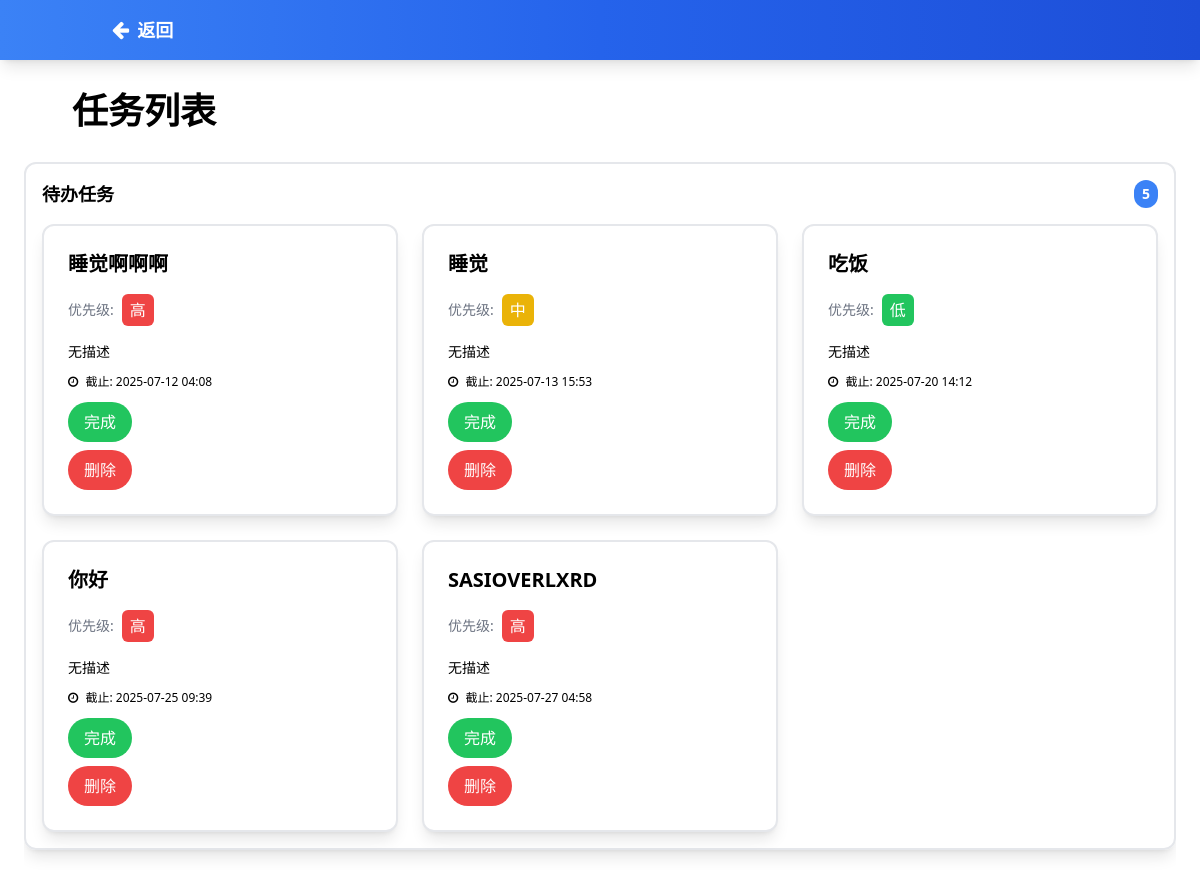
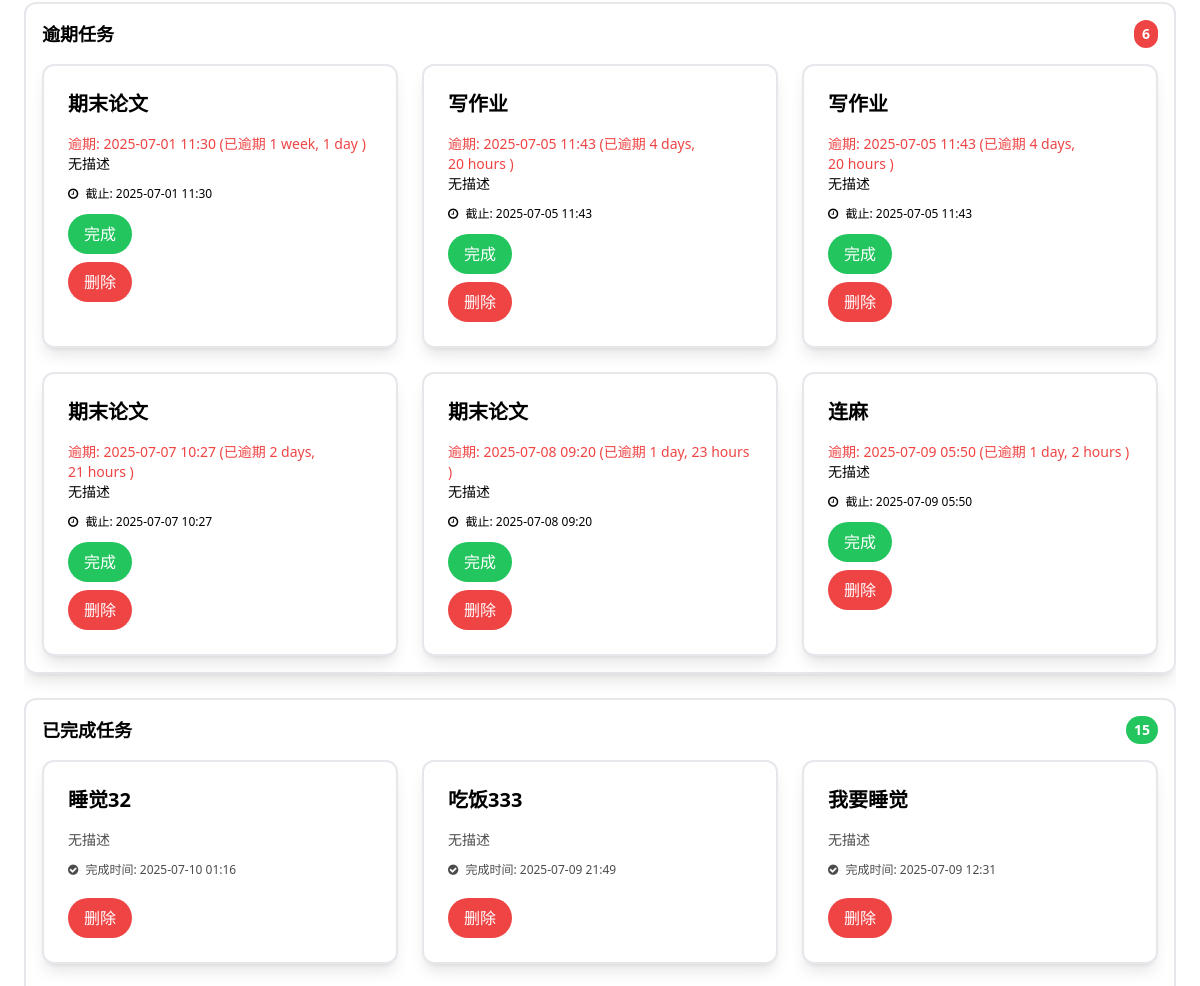
/task_detail/ (upper part), run on an earlier commit of the app's database (2 pictures, top to bottom).
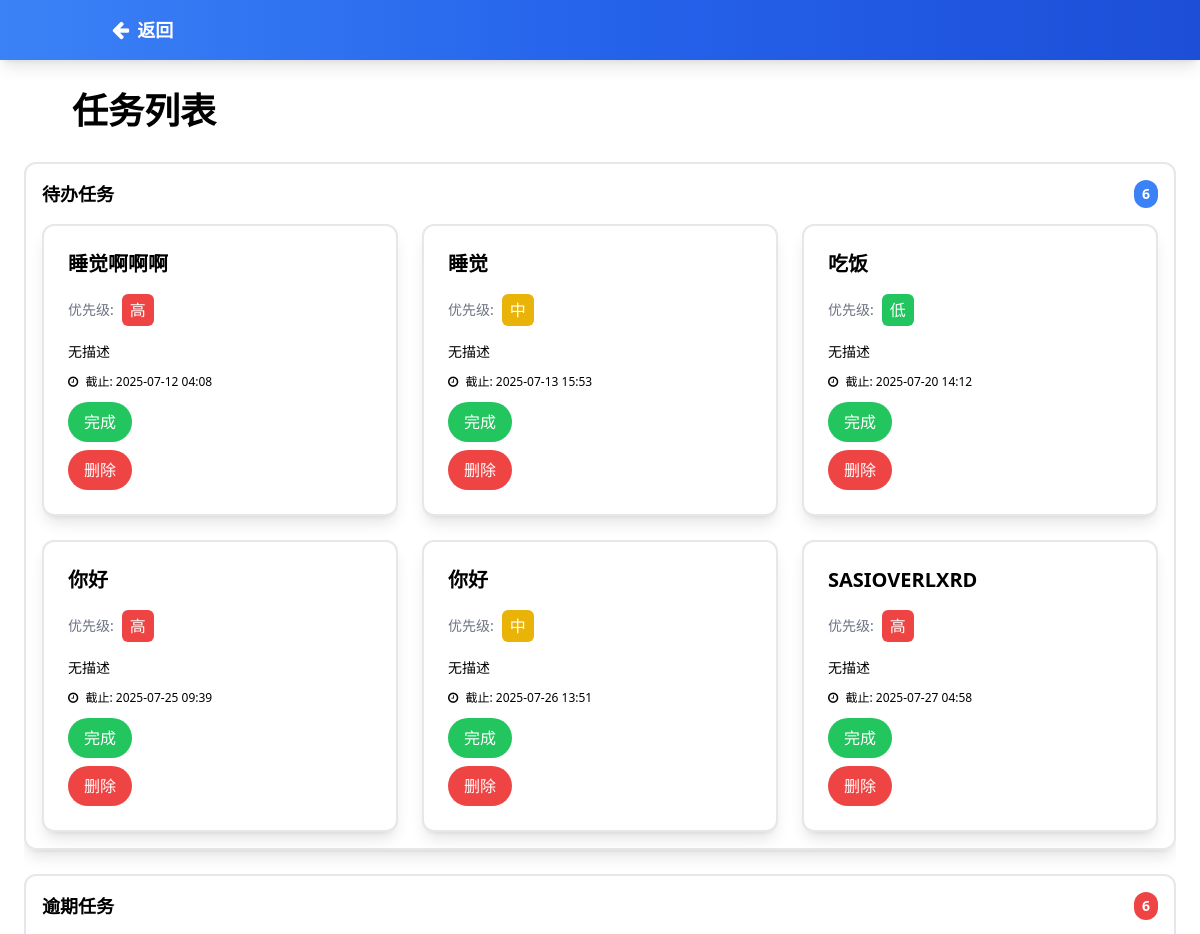
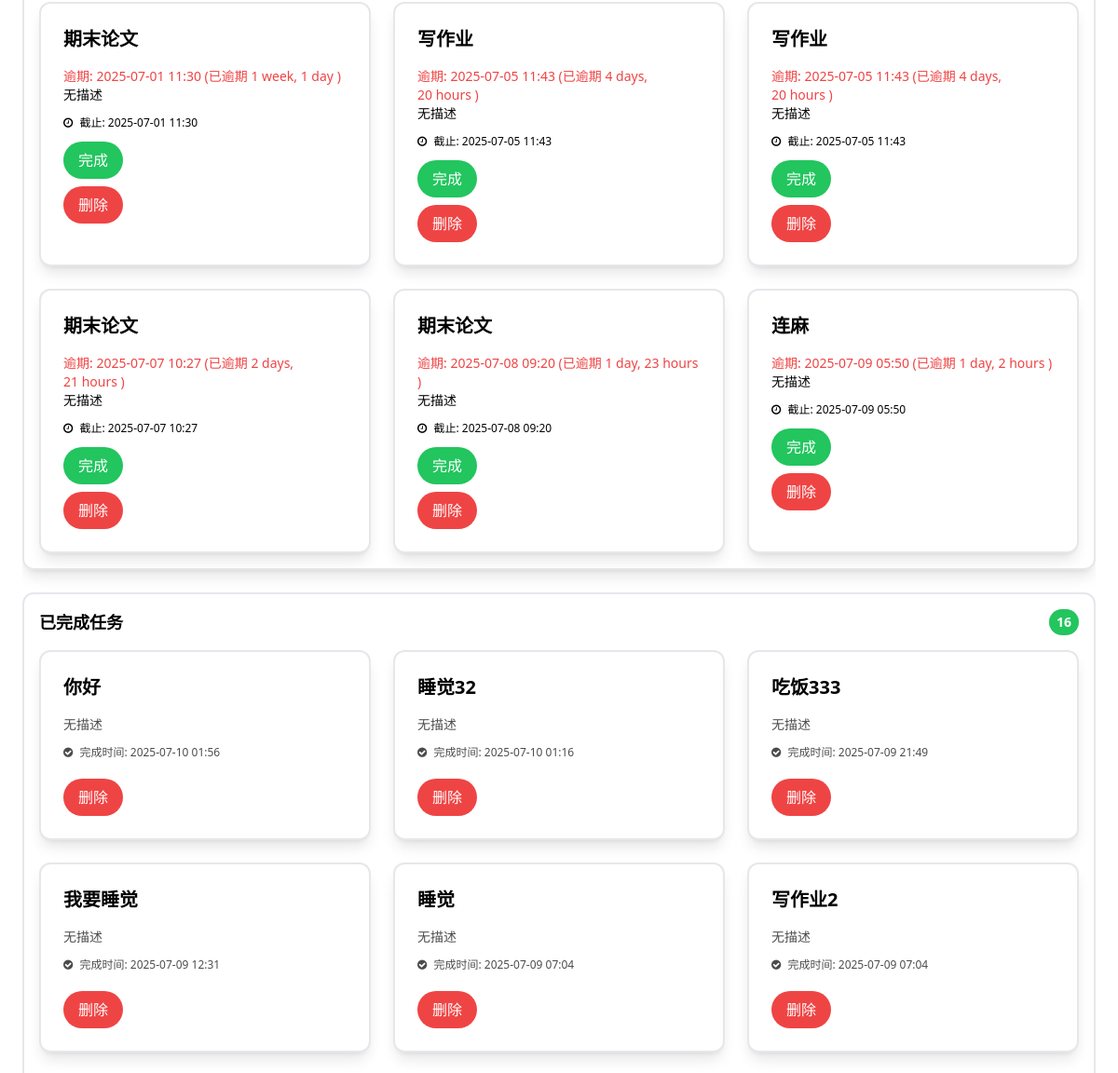
And on a later commit of the database (2 pictures, top to bottom).
### tasks/models.py (models this page shows, shortened)
class Task(models.Model):
    PRIORITY_CHOICES = [
        (1, '低'),
        (2, '中'),
        (3, '高'),
    ]
    name = models.CharField(max_length=200, verbose_name='任务名称')
    deadline = models.DateTimeField(verbose_name='截止日期')
    priority = models.IntegerField(choices=PRIORITY_CHOICES, default=2, verbose_name='重要级')
    created_at = models.DateTimeField(auto_now_add=True)
    updated_at = models.DateTimeField(auto_now=True)
    is_completed = models.BooleanField(default=False, verbose_name='是否完成')
    completed_at = models.DateTimeField(null=True, blank=True, verbose_name='完成时间')
    class Meta:
        ordering = ['deadline']
        verbose_name = '任务'
        verbose_name_plural = '任务'

### tasks/views.py (the view)
# urls.py: path('task_detail/', views.task_detail, name='task_detail'),
def task_detail(request):
    now = timezone.now()
    pending_tasks = Task.objects.filter(is_completed=False, deadline__gte=now)
    overdue_tasks = Task.objects.filter(is_completed=False, deadline__lt=now).order_by('deadline')
    completed_tasks = Task.objects.filter(is_completed=True).order_by('-completed_at')
    for task in pending_tasks:
        if isinstance(task.deadline, str):
            task.deadline = timezone.make_aware(datetime.strptime(task.deadline, '%Y-%m-%d %H:%M'))
    for task in overdue_tasks:
        if isinstance(task.deadline, str):
            task.deadline = timezone.make_aware(datetime.strptime(task.deadline, '%Y-%m-%d %H:%M'))
    for task in completed_tasks:
        if isinstance(task.deadline, str):
            task.deadline = timezone.make_aware(datetime.strptime(task.deadline, '%Y-%m-%d %H:%M'))
    return render(request, 'task_detail.html', {
        'pending_tasks': pending_tasks,
        'overdue_tasks': overdue_tasks,
        'completed_tasks': completed_tasks,
    })

### tasks/templates/task_detail.html (shortened to what the changed rows need)
{% load static %}
<!DOCTYPE html>
<html lang="zh-CN">
<head>
    <script src="https://cdn.tailwindcss.com"></script>
    <link href="https://cdn.jsdelivr.net/npm/font-awesome@4.7.0/css/font-awesome.min.css" rel="stylesheet">
</head>
<body class="font-inter bg-light-2 text-dark min-h-screen flex flex-col">
    <main class="flex-1 p-6 bg-light-2">
        <div class="max-w-7xl mx-auto">
            <div class="flex items-center mb-6">
                <h2 class="text-[clamp(1.5rem,3vw,2.5rem)] font-bold text-dark">任务列表</h2>
            </div>
            <div class="task-list-container">
                <div class="mb-6 border-2 border-light-2 rounded-xl shadow-lg hover:shadow-2xl transition-shadow p-4">
                    <h3 class="text-lg font-semibold text-dark mb-4 flex justify-between items-center">
                        <span>待办任务</span>
                        <span class="bg-blue-500 text-white px-2 py-1 rounded-full text-sm">{{ pending_tasks|length }}</span>
                    </h3>
                    <div class="grid grid-cols-1 sm:grid-cols-2 lg:grid-cols-3 gap-6">
                        {% for task in pending_tasks %}
                        <div class="bg-white rounded-xl p-6 shadow-lg hover:shadow-xl transition-shadow border-2 border-primary">
                            <h3 class="text-xl font-semibold text-dark mb-4">{{ task.name }}</h3>
                            <div class="flex items-center space-x-2 mb-4">
                                <span class="text-sm text-gray-500">优先级:</span>
                                {% if task.priority == 3 %}
                                    <span class="px-2 py-1 rounded-md text-white bg-red-500">高</span>
                                {% elif task.priority == 2 %}
                                    <span class="px-2 py-1 rounded-md text-white bg-yellow-500">中</span>
                                {% else %}
                                    <span class="px-2 py-1 rounded-md text-white bg-green-500">低</span>
                                {% endif %}
                            </div>
                            <p class="text-sm text-dark-3 mb-3 line-clamp-3">{{ task.description|default:"无描述" }}</p>
                            <div class="text-xs text-dark-3 mb-3">
                                <i class="fa fa-clock-o mr-1"></i> 截止: {{ task.deadline|date:"Y-m-d H:i" }}
                            </div>
                            <form method="POST" action="{% url 'complete_task' task.pk %}">
                                <button type="submit" class="bg-green-500 text-white px-4 py-2 rounded-full">
                                    完成
                                </button>
                            </form>
                            <form method="POST" action="{% url 'delete_task' task.pk %}">
                                <button type="submit" class="bg-red-500 text-white px-4 py-2 rounded-full mt-2">
                                    删除
                                </button>
                            </form>
                        </div>
                        {% empty %}
                        <div class="text-center py-10 text-dark-3">
                            <i class="fa fa-inbox text-3xl mb-2 opacity-50"></i>
                            <p>暂无待办任务</p>
                        </div>
                        {% endfor %}
                    </div>
                </div>
                <div class="mb-6 border-2 border-light-2 rounded-xl shadow-lg hover:shadow-2xl transition-shadow p-4">
                    <div class="grid grid-cols-1 sm:grid-cols-2 lg:grid-cols-3 gap-6">
                        {% for task in overdue_tasks %}
                        <div class="bg-white rounded-xl p-6 shadow-lg hover:shadow-xl transition-shadow border-2 border-primary">
                            <h3 class="text-xl font-semibold text-dark mb-4">{{ task.name }}</h3>
                            <div class="text-red-500 text-sm">
                                逾期: {{ task.deadline|date:"Y-m-d H:i" }} (已逾期 {{ task.deadline|timesince }} )
                            </div>
                            <p class="text-sm text-dark-3 mb-3 line-clamp-3">{{ task.description|default:"无描述" }}</p>
                            <div class="text-xs text-dark-3 mb-3">
                                <i class="fa fa-clock-o mr-1"></i> 截止: {{ task.deadline|date:"Y-m-d H:i" }}
                            </div>
                            <form method="POST" action="{% url 'complete_task' task.pk %}">
                                <button type="submit" class="bg-green-500 text-white px-4 py-2 rounded-full">
                                    完成
                                </button>
                            </form>
                            <form method="POST" action="{% url 'delete_task' task.pk %}">
                                <button type="submit" class="bg-red-500 text-white px-4 py-2 rounded-full mt-2">
                                    删除
                                </button>
                            </form>
                        </div>
                        {% empty %}
                        <div class="text-center py-10 text-dark-3">
                            <i class="fa fa-calendar-times-o text-3xl mb-2 opacity-50"></i>
                            <p>暂无逾期任务</p>
                        </div>
                        {% endfor %}
                    </div>
                </div>
                <div class="mb-6 border-2 border-light-2 rounded-xl shadow-lg hover:shadow-2xl transition-shadow p-4">
                    <h3 class="text-lg font-semibold text-dark mb-4 flex justify-between items-center">
                        <span>已完成任务</span>
                        <span class="bg-green-500 text-white px-2 py-1 rounded-full text-sm">{{ completed_tasks|length }}</span>
                    </h3>
                    <div class="grid grid-cols-1 sm:grid-cols-2 lg:grid-cols-3 gap-6">
                        {% for task in completed_tasks %}
                        <div class="bg-white rounded-xl p-6 shadow-lg hover:shadow-xl transition-shadow border-2 border-primary">
                            <h3 class="text-xl font-semibold text-dark mb-4">{{ task.name }}</h3>
                            <p class="text-sm text-dark-3 mb-3 line-clamp-3 opacity-70">{{ task.description|default:"无描述" }}</p>
                            <div class="text-xs text-dark-3 mb-3 opacity-70">
                                <i class="fa fa-check-circle mr-1"></i> 完成时间: {{ task.completed_at|date:"Y-m-d H:i" }}
                            </div>
                            <form method="POST" action="{% url 'delete_task' task.pk %}">
                                <button type="submit" class="bg-red-500 text-white px-4 py-2 rounded-full mt-2">
                                    删除
                                </button>
                            </form>
                        </div>
                        {% empty %}
                        <div class="text-center py-10 text-dark-3">
                            <i class="fa fa-check-square-o text-3xl mb-2 opacity-50"></i>
                            <p>暂无已完成任务</p>
                        </div>
                        {% endfor %}
                    </div>
                </div>
            </div>
        </div>
    </main>
</body>
</html>

What changed in the data, as far as the page shows it:
added Task: name "你好", priority "中", description "无描述", deadline "2025-07-26 13:51", shown under "待办任务6"
added Task: name "你好", description "无描述", completed_at "2025-07-10 01:56", shown under "已完成任务16"
now on this page (row unchanged): Task: name "睡觉", description "无描述", completed_at "2025-07-09 07:04", shown under "已完成任务16"
now on this page (row unchanged): Task: name "写作业2", description "无描述", completed_at "2025-07-09 07:04", shown under "已完成任务16"
Also different on the page:
{{ pending_tasks|length }}: "5" → "6"
{{ completed_tasks|length }}: "15" → "16"
